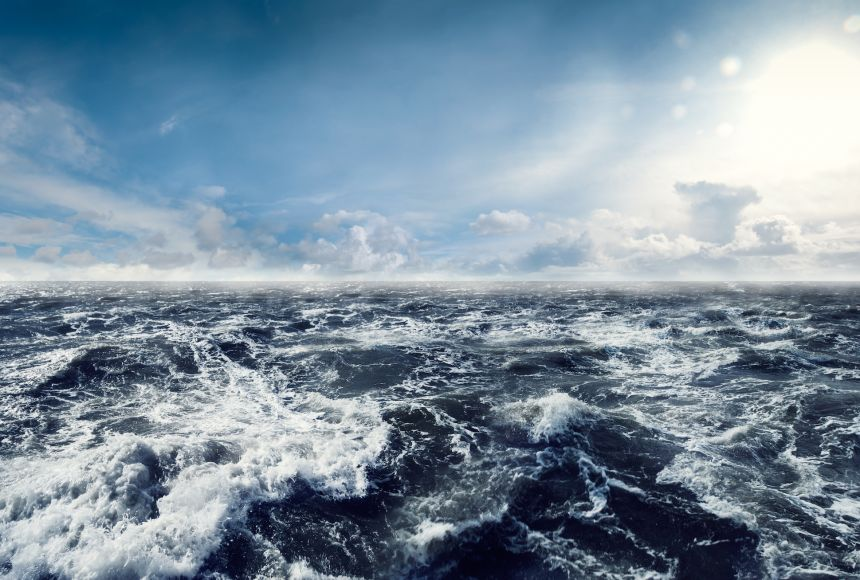
#> input picture ocean-waves.jpg, 860 x 580 px
$ python task-2.py
#> lines starting #> are read from the running program, lines starting #| are printed output that depends on the picture
from PIL import Image
def encrypt_image(image_path):
#> called with image_path = 'ocean-waves.jpg'
    img = Image.open(image_path)
#> img is the input picture: PIL image 860x580 RGB; mean R, G, B 124.5, 144.2, 160.2
    img = img.convert("RGB")
    width, height = img.size
#> width = 860; height = 580
    for y in range(height):
        for x in range(width):
            r, g, b = img.getpixel((x, y))
            r = min(r + 80, 255)
            g = min(g + 80, 255)
            b = min(b + 80, 255)
            img.putpixel((x, y), (r, g, b))
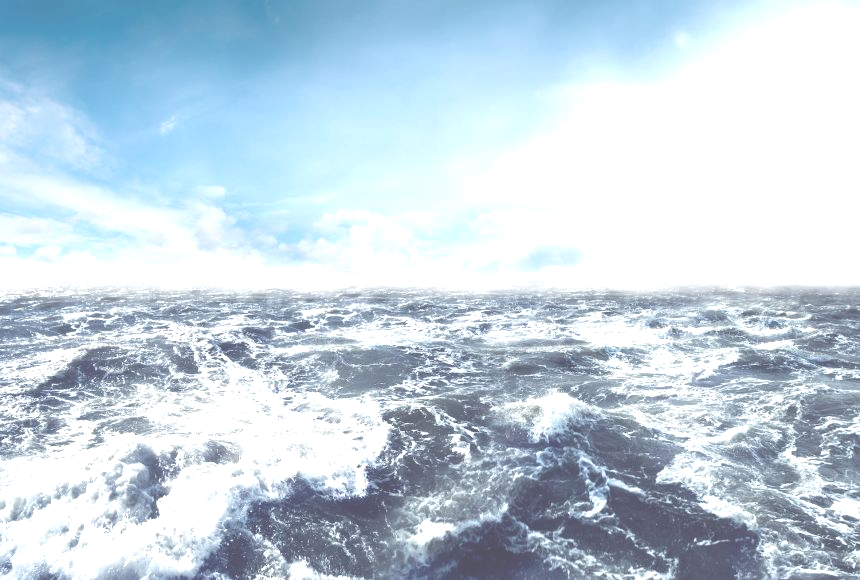
#> img: PIL image 860x580 RGB; mean R, G, B 194.3, 211.4, 223.7
    encrypted_image = "encrypted_image.png"
    img.save(encrypted_image)
    print("Image encrypted successfully!")
    return encrypted_image
def decrypt_image(encrypted_image):
#> called with encrypted_image = 'encrypted_image.png'
    encrypted_img = Image.open(encrypted_image)
    width, height = encrypted_img.size
#> width = 860; height = 580
    for y in range(height):
        for x in range(width):
            r, g, b = encrypted_img.getpixel((x, y))
            r = max(r - 80, 0)
            g = max(g - 80, 0)
            b = max(b - 80, 0)
            encrypted_img.putpixel((x, y), (r, g, b))
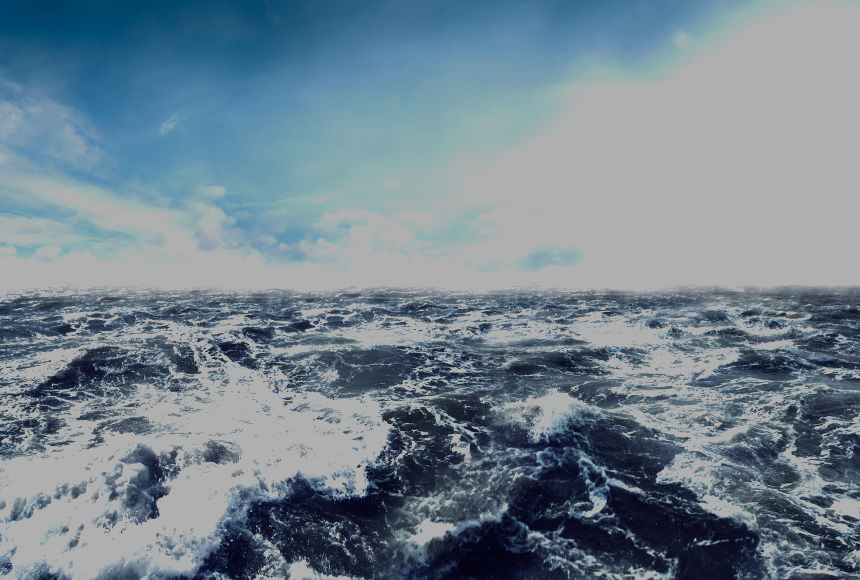
#> encrypted_img: PIL image 860x580 RGB; mean R, G, B 114.3, 131.4, 143.7
    encrypted_img.show()
image_path = "ocean-waves.jpg"
encrypted_image = encrypt_image(image_path)
decrypt_image(encrypted_image)
